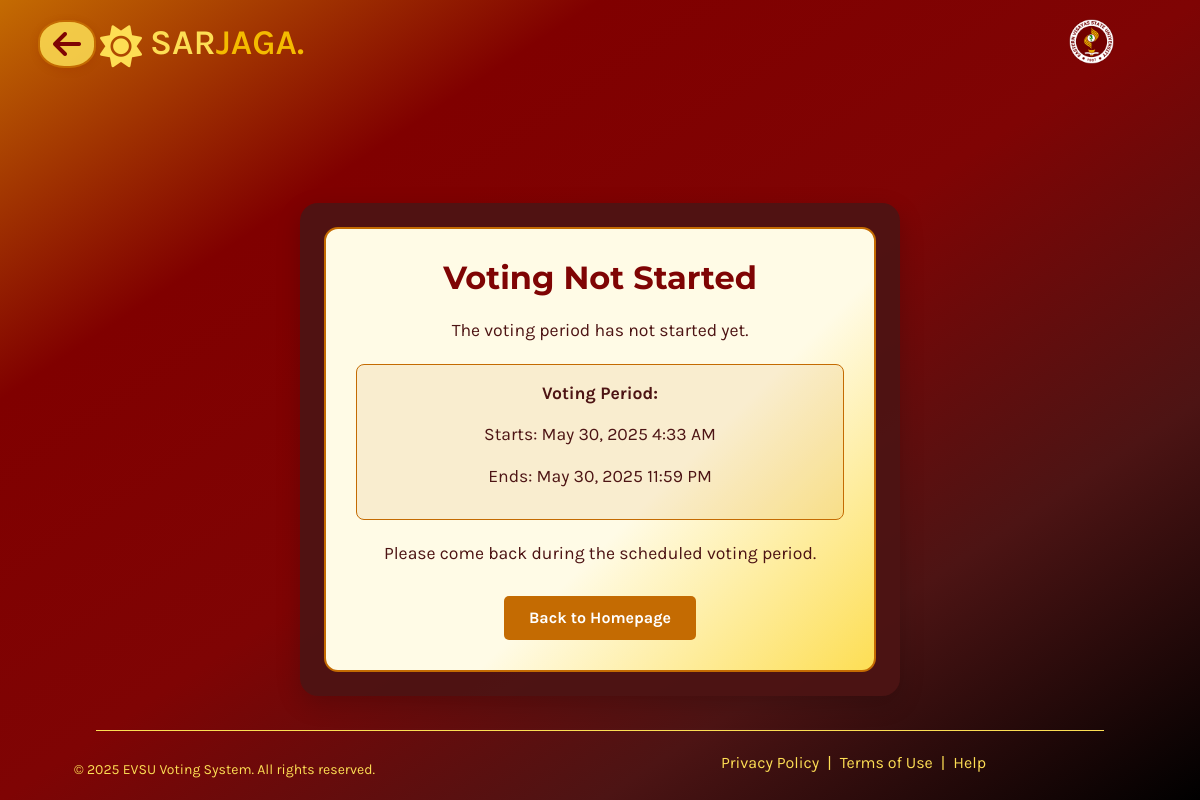
/scanner.php, run on the app's committed database.
### tables this page shows
CREATE TABLE `scanner_settings` (
  `id` int(11) NOT NULL,
  `start_datetime` datetime NOT NULL,
  `end_datetime` datetime NOT NULL,
  `created_at` timestamp NOT NULL DEFAULT current_timestamp(),
  `updated_at` timestamp NOT NULL DEFAULT current_timestamp() ON UPDATE current_timestamp()
);

### scanner.php (the view, shortened to what this page needs)
<?php
include 'db.php';
$stmt = $conn->prepare("SELECT start_datetime, end_datetime FROM scanner_settings ORDER BY id DESC LIMIT 1");
$stmt->execute();
$result = $stmt->get_result();
$voting_status = '';
$start_time = '';
$end_time = '';
if ($result->num_rows > 0) {
    $settings = $result->fetch_assoc();
    $now = new DateTime();
    $start = new DateTime($settings['start_datetime']);
    $end = new DateTime($settings['end_datetime']);
    if ($now < $start) {
        $voting_status = 'not_started';
        $start_time = $start->format('F j, Y g:i A');
        $end_time = $end->format('F j, Y g:i A');
    } elseif ($now > $end) {
        $voting_status = 'ended';
        $start_time = $start->format('F j, Y g:i A');
        $end_time = $end->format('F j, Y g:i A');
    }
} else {
    $voting_status = 'not_set';
}
?>
<!DOCTYPE html>
<html lang="en">
<head>
    <link href="https://cdn.jsdelivr.net/npm/bootstrap@5.3.0-alpha3/dist/css/bootstrap.min.css" rel="stylesheet">
    <link rel="stylesheet" href="https://cdnjs.cloudflare.com/ajax/libs/font-awesome/6.5.0/css/all.min.css">
</head>
<body>
<a href="Homepage.html" class="back-icon entrance-animate" title="Back to Homepage">
    <i class="fas fa-arrow-left"></i>
</a>
<header class="entrance-animate">
  <nav>
    <div class="logo">
      <a href="Homepage.html"><i class="fas fa-sun" style="margin-right: 8px;"></i>SAR<span>JAGA.</span></a>
    </div>
    <ul>
        <li class="evsu-logo-nav">
            <a href="#">
            <img src="Images/EvsuLogo.png" alt="EVSU Logo">
            </a>
        </li>
    </ul>
  </nav>
</header>
    <?php if ($voting_status === ''): ?>
        <div class="main-container entrance-animate">
            <div class="scanner-section">
                <h2>QR code Scanner to VOTE</h2>
                <div class="current-time-info">
                    Date: <span id="current-date"></span><br>
                    Time: <span id="current-time"></span>
                </div>
                <div id="reader"></div>
            </div>
        </div>
    <?php else: ?>
        <div class="unavailable-container entrance-animate">
            <div class="unavailable-message">
                <h2>
                    <?php
                    if ($voting_status === 'not_started') echo 'Voting Not Started';
                    elseif ($voting_status === 'ended') echo 'Voting Has Ended';
                    else echo 'Voting Not Available';
                    ?>
                </h2>
                <?php if ($voting_status === 'not_started'): ?>
                    <p>The voting period has not started yet.</p>
                    <div class="time-info">
                        <p><strong>Voting Period:</strong></p>
                        <p>Starts: <?php echo $start_time; ?></p>
                        <p>Ends: <?php echo $end_time; ?></p>
                    </div>
                    <p>Please come back during the scheduled voting period.</p>
                <?php else: ?>
                    <p>The voting period has not been set up yet.</p>
                    <p>Please contact the administrator for more information.</p>
                <?php endif; ?>
                <a href="Homepage.html" class="back-btn">Back to Homepage</a>
            </div>
        </div>
    <?php endif; ?>
  <footer class="entrance-animate entrance-animate">
    <p>&copy; 2025 EVSU Voting System. All rights reserved.</p>
    <nav>
      <a href="#">Privacy Policy </a> | <a href="#">Terms of Use </a> | <a href="#">Help</a>
    </nav>
  </footer>
</body>
</html>

### scanner.php (style rules this page uses)
html { scroll-behavior: smooth; }
* { margin: 0; padding: 0; box-sizing: border-box; font-family: 'Karla', sans-serif; }
body { background: linear-gradient(to bottom right, #C46B02, #800000, #7F0404, #4D1414, #000000); background-size: cover; color: #FDDE54; height: 100vh; display: flex; flex-direction: column; justify-content: center; align-items: center; text-align: center; padding: 0; margin: 0; }
header { width: 100%; padding: 2px 8%; position: fixed; top: 0; left: 0; background: transparent; z-index: 100; transition: all 0.3s ease; }
nav { padding: 5px 0; display: flex; align-items: center; justify-content: space-between; }
.logo a { font-size: 40px; text-decoration: none; color: #FDDE54; font-weight: 600; }
.logo a i { font-size: 1.2em; color: #FDDE54; vertical-align: middle; }
.logo span { color: #F4BB00; }
.evsu-logo-nav img { width: 45px; height: auto; margin-top: 12px; margin-left: -5px; vertical-align: middle; border-radius: 4px; transition: transform 0.3s ease, box-shadow 0.3s ease; }
nav ul li.evsu-logo-nav { margin-left: 20px; margin-right: -10px; }
header nav ul { transition: max-height 0.3s ease; }
.logo a { font-size: 35px; text-decoration: none; color: #FDDE54; font-weight: 600; margin-left: 4px; margin-bottom: 5px; }
nav ul { list-style: none; }
nav ul li { display: inline-block; margin: 0 15px; }
h2, h4 { font-weight: 600; font-family: 'Montserrat', sans-serif; }
footer { border-top: 1px solid #FDDE54; padding: 18px 8% 10px 8%; display: flex; justify-content: space-between; align-items: center; color: #FDDE54; font-family: 'Karla', sans-serif; background: transparent; width: 84%; position: fixed; bottom: 0; left: 8%; right: 0; z-index: 100; box-sizing: border-box; }
footer nav { display: flex; align-items: center; position: fixed; right: 110px; bottom: 20px; }
footer nav a { color: #FDDE54; text-decoration: none; margin-left: 0; margin-right: 0; padding: 0 8px; transition: color 0.3s ease; }
footer p { margin: 10px; font-size: 14px; margin-left: -118px; color: #FDDE54; }
.back-icon { position: fixed; top: 20px; left: 38px; z-index: 200; background: rgba(253, 222, 84, 0.85); border: 2.5px solid #C46B02; border-radius: 45%; width: 58px; height: 48px; display: flex; align-items: center; justify-content: center; color: #7F0404; font-size: 2.0rem; box-shadow: 0 2px 10px rgba(124,4,4,0.13); transition: background 0.25s, border 0.25s, box-shadow 0.25s, transform 0.25s; cursor: pointer; text-decoration: none; }
.entrance-animate { opacity: 0; transform: translateY(40px) scale(0.98); animation: entranceFadeUp 0.8s cubic-bezier(.77,0,.18,1) 0.2s forwards; }
.unavailable-container { min-height: unset; max-height: calc(100vh - 120px); display: flex; justify-content: center; align-items: center; padding: 24px; background: rgba(77, 20, 20, 0.92); border-radius: 18px; box-shadow: 0 8px 24px rgba(0,0,0,0.18); margin: 0 auto; margin-top: 100px; width: 100%; max-width: 600px; }
.unavailable-message { background: linear-gradient(135deg, #fffbe6 60%, #FDDE54 100%); border-radius: 14px; padding: 30px; text-align: center; color: #7F0404; border: 2px solid #C46B02; width: 100%; }
.unavailable-message h2 { color: #7F0404; margin-bottom: 20px; font-weight: bold; }
.unavailable-message p { font-size: 1.1em; margin-bottom: 15px; color: #4D1414; }
.time-info { background: rgba(196, 107, 2, 0.1); padding: 15px; border-radius: 8px; margin: 20px 0; border: 1px solid #C46B02; }
.back-btn { background: #C46B02; color: #fff; border: none; padding: 10px 25px; border-radius: 5px; font-weight: bold; cursor: pointer; transition: all 0.3s ease; text-decoration: none; display: inline-block; margin-top: 15px; }

### data on the page
scanner_settings: start_datetime "May 30, 2025 4:33 AM", end_datetime "May 30, 2025 11:59 PM"
